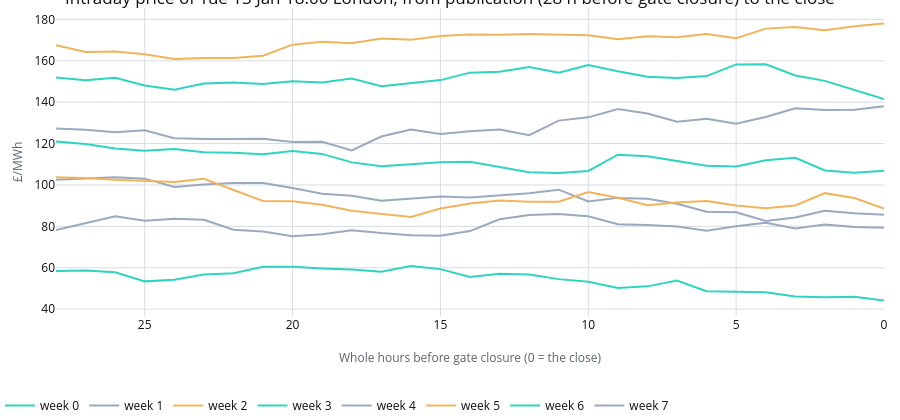

This figure's notebook cell:
### Markdown cell above
## 5. Day-ahead, then intraday, then imbalance

- **Day-ahead** prices for every half-hour of London day D are published at 13:00 on D-1
  (section 8).
- **Intraday**: from publication until gate closure (`TRADING["gate_closure_minutes"]`, an hour
  before delivery by default), the price moves at each whole hour by a zero-mean update; updates
  for neighbouring half-hours are correlated, because news about an evening moves all of it.
  Surprises join from their reveal. The price at gate closure is the **intraday close**.
- **Imbalance**: the close, plus any surprise revealed only after gate closure, plus a premium set
  by whether the system is long or short (a two-state Markov chain; a surprise shifts the odds in
  its own direction), plus a fat Student-t tail.
- Every price is clipped to the auction floor and cap.

The chart follows one evening half-hour in several simulated weeks, from publication to the close.
The x-axis counts whole hours before gate closure.

### Code cell
SLOT_DATE = START_LOCAL_DATE.toordinal() + 1  # the Tuesday of the study
slot = int(
    np.flatnonzero(
        (np.asarray([d.toordinal() for d in london_date]) == SLOT_DATE)
        & (london.hour == 18)
        & (london.minute == 0)
    )[0]
)
published_at = pd.Timestamp(day_ahead_publication_utc_ns(run_starts[[slot]])[0], tz="UTC")
gate_closure = run_starts[slot] - pd.Timedelta(minutes=price_assumptions["gate_closure_minutes"])
hours_open = int((gate_closure - published_at) / pd.Timedelta(hours=1))
path = market.intraday_path_gbp_per_mwh
steps = np.arange(path.shape[2])
path_figure = go.Figure()
for world_id in range(8):
    path_figure.add_trace(
        go.Scatter(
            x=steps[: hours_open + 1],
            y=path[world_id, slot, : hours_open + 1].round(2),
            mode="lines",
            name=f"week {world_id}",
        )
    )
path_figure.update_xaxes(autorange="reversed")
path_figure.update_layout(
    title=(
        f"Intraday price of {london[slot]:%a %d %b %H:%M} London, from publication "
        f"({hours_open} h before gate closure) to the close"
    ),
    xaxis_title="Whole hours before gate closure (0 = the close)",
    yaxis_title="£/MWh",
)
apply_notebook_style(path_figure, height=420)

### Figure 1 — Plotly figure (JSON) as saved in the notebook; plotly's stock layout.template omitted (floating-point values rounded to 4 significant figures)
{"data": [{"mode": "lines", "name": "week 0", "x": [0, 1, 2, 3, 4, 5, 6, 7, 8, 9, 10, 11, 12, 13, 14, 15, 16, 17, 18, 19, 20, 21, 22, 23, 24, 25, 26, 27, 28], "y": [141.5, 145.8, 150.3, 152.8, 158.3, 158.2, 152.6, 151.6, 152.3, 154.9, 157.9, 154.2, 157.0, 154.7, 154.2, 150.7, 149.1, 147.7, 151.4, 149.5, 150.2, 148.8, 149.5, 149.0, 146.0, 148.1, 151.8, 150.6, 152.0], "type": "scatter"}, {"mode": "lines", "name": "week 1", "x": [0, 1, 2, 3, 4, 5, 6, 7, 8, 9, 10, 11, 12, 13, 14, 15, 16, 17, 18, 19, 20, 21, 22, 23, 24, 25, 26, 27, 28], "y": [85.58, 86.33, 87.56, 84.28, 82.61, 86.76, 87.09, 90.9, 93.36, 93.76, 92.03, 97.72, 96.02, 94.86, 93.99, 94.43, 93.36, 92.4, 94.78, 95.8, 98.52, 101.0, 101.0, 100.2, 98.98, 103.0, 103.7, 103.0, 102.5], "type": "scatter"}, {"mode": "lines", "name": "week 2", "x": [0, 1, 2, 3, 4, 5, 6, 7, 8, 9, 10, 11, 12, 13, 14, 15, 16, 17, 18, 19, 20, 21, 22, 23, 24, 25, 26, 27, 28], "y": [88.58, 93.69, 96.05, 90.12, 88.71, 90.06, 92.28, 91.48, 90.17, 93.81, 96.63, 91.93, 91.94, 92.54, 91.03, 88.65, 84.57, 86.08, 87.51, 90.41, 92.11, 92.24, 97.77, 102.9, 101.4, 101.8, 102.6, 103.4, 103.7], "type": "scatter"}, {"mode": "lines", "name": "week 3", "x": [0, 1, 2, 3, 4, 5, 6, 7, 8, 9, 10, 11, 12, 13, 14, 15, 16, 17, 18, 19, 20, 21, 22, 23, 24, 25, 26, 27, 28], "y": [44.14, 45.96, 45.8, 46.13, 48.14, 48.59, 48.71, 53.87, 51.02, 50.23, 53.29, 54.51, 56.73, 57.07, 55.59, 59.34, 60.88, 58.1, 59.21, 59.69, 60.48, 60.54, 57.33, 56.74, 54.17, 53.43, 57.79, 58.69, 58.42], "type": "scatter"}, {"mode": "lines", "name": "week 4", "x": [0, 1, 2, 3, 4, 5, 6, 7, 8, 9, 10, 11, 12, 13, 14, 15, 16, 17, 18, 19, 20, 21, 22, 23, 24, 25, 26, 27, 28], "y": [79.27, 79.71, 80.85, 79.02, 81.78, 80.07, 77.91, 79.88, 80.67, 81.0, 84.9, 85.99, 85.5, 83.4, 77.71, 75.5, 75.74, 76.75, 78.15, 76.15, 75.27, 77.55, 78.4, 83.2, 83.69, 82.75, 84.88, 81.52, 78.25], "type": "scatter"}, {"mode": "lines", "name": "week 5", "x": [0, 1, 2, 3, 4, 5, 6, 7, 8, 9, 10, 11, 12, 13, 14, 15, 16, 17, 18, 19, 20, 21, 22, 23, 24, 25, 26, 27, 28], "y": [178.0, 176.7, 174.8, 176.3, 175.5, 170.9, 172.9, 171.3, 171.8, 170.3, 172.3, 172.5, 172.9, 172.6, 172.7, 171.9, 170.2, 170.7, 168.5, 169.2, 167.8, 162.4, 161.3, 161.4, 160.8, 163.1, 164.4, 164.3, 167.5], "type": "scatter"}, {"mode": "lines", "name": "week 6", "x": [0, 1, 2, 3, 4, 5, 6, 7, 8, 9, 10, 11, 12, 13, 14, 15, 16, 17, 18, 19, 20, 21, 22, 23, 24, 25, 26, 27, 28], "y": [106.8, 105.8, 107.0, 113.2, 111.9, 109.0, 109.3, 111.5, 113.9, 114.6, 106.8, 105.7, 106.2, 108.6, 111.2, 111.0, 110.1, 109.0, 110.9, 115.0, 116.4, 114.8, 115.5, 115.8, 117.4, 116.5, 117.6, 119.8, 121.0], "type": "scatter"}, {"mode": "lines", "name": "week 7", "x": [0, 1, 2, 3, 4, 5, 6, 7, 8, 9, 10, 11, 12, 13, 14, 15, 16, 17, 18, 19, 20, 21, 22, 23, 24, 25, 26, 27, 28], "y": [138.0, 136.3, 136.2, 137.1, 132.8, 129.6, 132.0, 130.6, 134.5, 136.7, 132.7, 131.1, 124.0, 126.8, 126.0, 124.7, 126.8, 123.4, 116.7, 120.8, 120.8, 122.3, 122.2, 122.2, 122.6, 126.4, 125.5, 126.6, 127.2], "type": "scatter"}], "layout": {"xaxis": {"autorange": "reversed", "title": {"text": "Whole hours before gate closure (0 = the close)"}}, "title": {"text": "Intraday price of Tue 13 Jan 18:00 London, from publication (28 h before gate closure) to the close"}, "yaxis": {"title": {"text": "£/MWh"}}, "margin": {"b": 104}, "height": 420, "paper_bgcolor": "#FFFFFF", "plot_bgcolor": "#FFFFFF"}}
